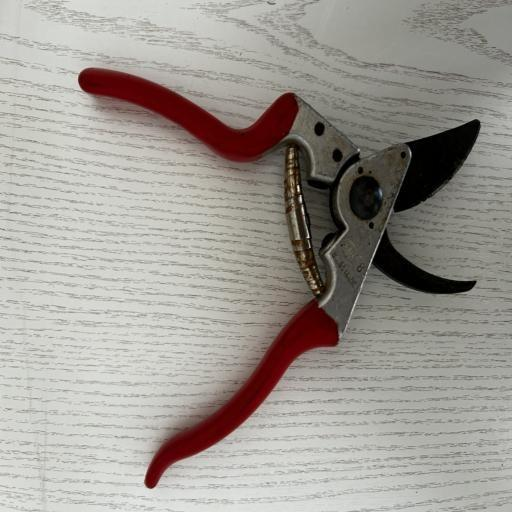
#> input picture benchmark_images/legno_cesoie_74.jpg, 512 x 512 px, given as the content of the folder ./unnamed/, which was not available
$ python name.py
#> lines starting #> are read from the running program, lines starting #| are printed output that depends on the picture
import os
import cv2
import matplotlib.pyplot as plt


path = './unnamed/'

name_list = []
image_list = []

unamed_list = os.listdir(path)
name_list = ['cacciavite','forbice','pinza','chiaveinglese','unknown','coltello','pelapatate','forchetta','chiave','molletta']
i = 135
print('0:cacciavite, 1:forbice, 2:pinza, 3:chiaveinglese, 4:unknown, 5:coltello, 6:pelapatate, 7:forchetta, 8:chiave, 9:molletta')
for unamed in unamed_list:
    im = cv2.imread(path+unamed)
#> im is the input picture: shape (512, 512, 3); mean B, G, R 148.5, 154.6, 159.1
    im = cv2.resize(im,(im.shape[1]//4,im.shape[0]//4))
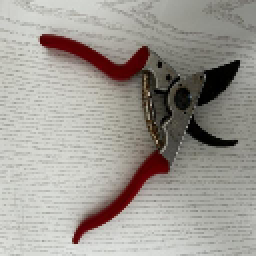
#> im: shape (128, 128, 3) (shown 2 times larger); mean B, G, R 148.6, 154.6, 159.2
    value = int(input())
#> the answer given: 3
    cv2.imwrite(f'./new_named/{str(i)}-{name_list[value]}.png',im)
    i+=1

$ run again, on benchmark_images/legno_martello_38.jpg
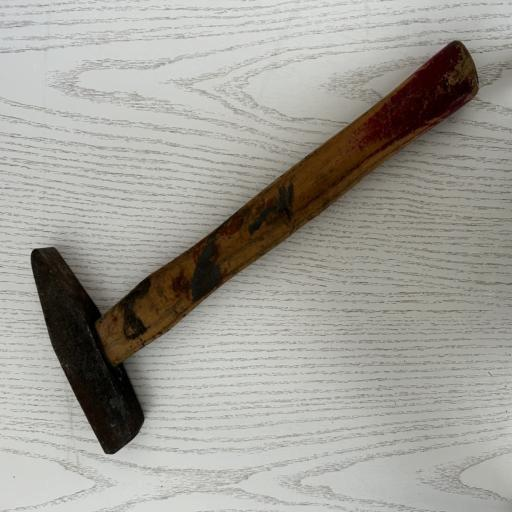
#> input picture benchmark_images/legno_martello_38.jpg, 512 x 512 px, given as the content of the folder ./unnamed/, which was not available
#> im is the input picture: shape (512, 512, 3); mean B, G, R 151.3, 158.3, 160.2
#> `im = cv2.resize(im,(im.shape[1]//4,im.shape[0]//4))`:
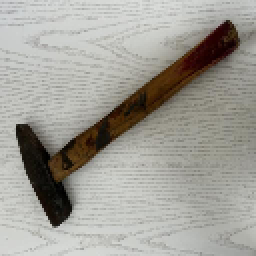
#> im: shape (128, 128, 3) (shown 2 times larger); mean B, G, R 151.4, 158.4, 160.3

$ run again, on benchmark_images/legno_moschettone_42.jpg
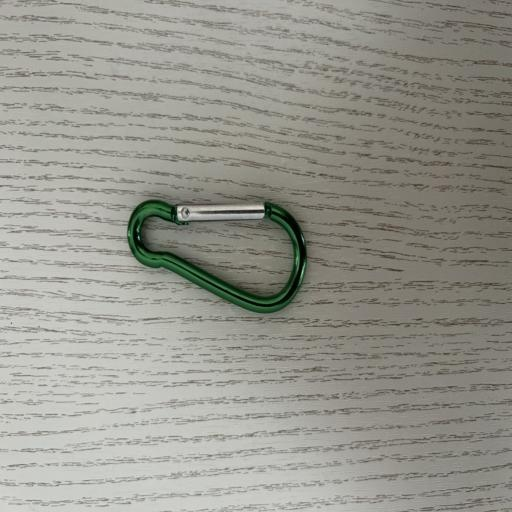
#> input picture benchmark_images/legno_moschettone_42.jpg, 512 x 512 px, given as the content of the folder ./unnamed/, which was not available
#> im is the input picture: shape (512, 512, 3); mean B, G, R 141.7, 150.1, 150.4
#> `im = cv2.resize(im,(im.shape[1]//4,im.shape[0]//4))`:
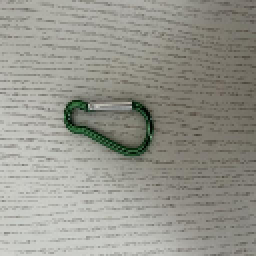
#> im: shape (128, 128, 3) (shown 2 times larger); mean B, G, R 141.9, 150.3, 150.6
